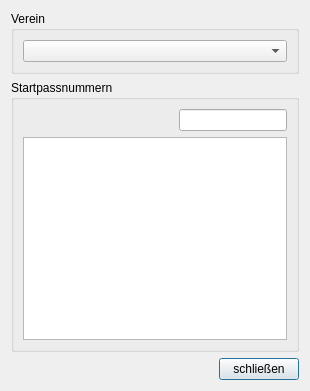
<?xml version="1.0" encoding="UTF-8"?>
<ui version="4.0">
 <class>Pass_Dialog_Ui</class>
 <widget class="QDialog" name="Pass_Dialog_Ui">
  <property name="geometry">
   <rect>
    <x>0</x>
    <y>0</y>
    <width>310</width>
    <height>391</height>
   </rect>
  </property>
  <property name="sizePolicy">
   <sizepolicy hsizetype="Fixed" vsizetype="Fixed">
    <horstretch>0</horstretch>
    <verstretch>0</verstretch>
   </sizepolicy>
  </property>
  <property name="windowTitle">
   <string>TurnFix - Startpassnummern erfassen</string>
  </property>
  <property name="windowIcon">
   <iconset resource="../../../../resources/TurnFix.qrc">
    <normaloff>:/appicons/icon.png</normaloff>:/appicons/icon.png</iconset>
  </property>
  <layout class="QGridLayout" name="gridLayout">
   <item row="0" column="0" colspan="2">
    <widget class="QGroupBox" name="groupBox">
     <property name="sizePolicy">
      <sizepolicy hsizetype="Preferred" vsizetype="Fixed">
       <horstretch>0</horstretch>
       <verstretch>0</verstretch>
      </sizepolicy>
     </property>
     <property name="title">
      <string>Verein</string>
     </property>
     <layout class="QGridLayout" name="gridLayout_2">
      <item row="0" column="0">
       <widget class="QComboBox" name="cmb_club"/>
      </item>
     </layout>
    </widget>
   </item>
   <item row="1" column="0" colspan="2">
    <widget class="QGroupBox" name="groupBox_2">
     <property name="title">
      <string>Startpassnummern</string>
     </property>
     <layout class="QGridLayout" name="gridLayout_3">
      <item row="0" column="0">
       <widget class="QLabel" name="lbl_name">
        <property name="text">
         <string/>
        </property>
       </widget>
      </item>
      <item row="0" column="1">
       <widget class="QLineEdit" name="txt_number">
        <property name="sizePolicy">
         <sizepolicy hsizetype="Fixed" vsizetype="Fixed">
          <horstretch>0</horstretch>
          <verstretch>0</verstretch>
         </sizepolicy>
        </property>
        <property name="inputMask">
         <string>000000000000000000; </string>
        </property>
       </widget>
      </item>
      <item row="1" column="0" colspan="2">
       <widget class="QTableView" name="tbl_pass">
        <property name="editTriggers">
         <set>QAbstractItemView::NoEditTriggers</set>
        </property>
        <property name="alternatingRowColors">
         <bool>true</bool>
        </property>
        <property name="selectionMode">
         <enum>QAbstractItemView::SingleSelection</enum>
        </property>
        <property name="selectionBehavior">
         <enum>QAbstractItemView::SelectRows</enum>
        </property>
        <attribute name="horizontalHeaderHighlightSections">
         <bool>false</bool>
        </attribute>
        <attribute name="verticalHeaderVisible">
         <bool>false</bool>
        </attribute>
        <attribute name="verticalHeaderDefaultSectionSize">
         <number>20</number>
        </attribute>
        <attribute name="verticalHeaderVisible">
         <bool>false</bool>
        </attribute>
        <attribute name="verticalHeaderDefaultSectionSize">
         <number>20</number>
        </attribute>
        <attribute name="horizontalHeaderHighlightSections">
         <bool>false</bool>
        </attribute>
       </widget>
      </item>
     </layout>
    </widget>
   </item>
   <item row="2" column="1">
    <widget class="QPushButton" name="but_close">
     <property name="sizePolicy">
      <sizepolicy hsizetype="Fixed" vsizetype="Fixed">
       <horstretch>0</horstretch>
       <verstretch>0</verstretch>
      </sizepolicy>
     </property>
     <property name="layoutDirection">
      <enum>Qt::RightToLeft</enum>
     </property>
     <property name="text">
      <string>schließen</string>
     </property>
    </widget>
   </item>
   <item row="2" column="0">
    <spacer name="horizontalSpacer">
     <property name="orientation">
      <enum>Qt::Horizontal</enum>
     </property>
     <property name="sizeHint" stdset="0">
      <size>
       <width>40</width>
       <height>20</height>
      </size>
     </property>
    </spacer>
   </item>
  </layout>
 </widget>
 <resources>
  <include location="../../../../resources/TurnFix.qrc"/>
 </resources>
 <connections/>
</ui>
